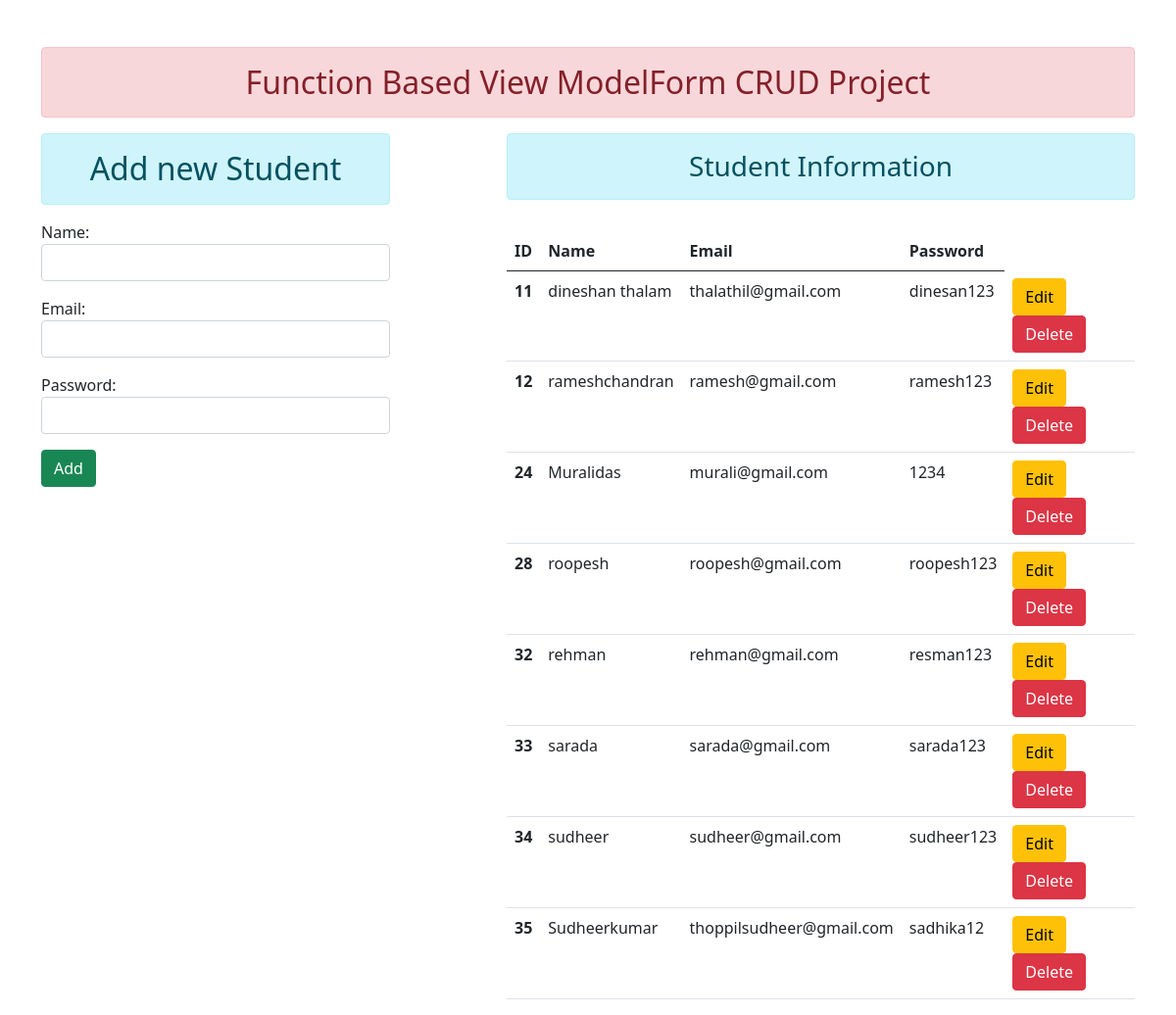
The page / on the database its author committed.
### enroll/models.py (models this page shows)
class User(models.Model):
    name = models.CharField(max_length=70)
    email = models.EmailField(max_length=100)
    password = models.CharField(max_length=100)

### enroll/views.py (the view)
# urls.py: path('',views.add_show,name="addandshow"),
def add_show(request):
    if request.method == 'POST':
        fm = StudentRegistration(request.POST)
        if fm.is_valid():
            fm.save()
            fm = StudentRegistration()
    else:
        fm = StudentRegistration()
    stud = User.objects.all()
    return render(request, 'enroll/addandshow.html',{'form':fm,'stu':stud})

### enroll/forms.py
class StudentRegistration(forms.ModelForm):
    class Meta:
        model = User
        fields =['name', 'email','password']
        widgets ={
            'name':forms.TextInput(attrs={'class':'form-control'}),
            'email':forms.EmailInput(attrs={'class':'form-control'}),
            'password':forms.PasswordInput(render_value=True,attrs={'class':'form-control'}),
        }

### enroll/templates/enroll/addandshow.html (shortened to what this page needs)
{% extends 'enroll/base.html' %}
{% block content %}
<div class="row">
  <div class="col-sm-4">
    <h2 class="text-center alert alert-info">Add new Student</h2>
    <form action="" method="POST">
      {{form.as_p}}
      <input type="submit" class="btn btn-success" value="Add">
    </form>
  </div>
  <div class="col-sm-7 offset-1">
    <H3 class="text-center alert alert-info">Student Information</H3>
    {% if stu %}
    <table class="table table-hover">
      <table class="table table-hover">
        <thead>
          <tr>
            <th scope="col">ID</th>
            <th scope="col">Name</th>
            <th scope="col">Email</th>
            <th scope="col">Password</th>
          </tr>
        </thead>
        <tbody>
          {% for st in stu %}
          <tr>
            <th scope="row">{{st.id}}</th>
            <td>{{st.name}}</td>
            <td>{{st.email}}</td>
            <td>{{st.password}}</td>
            <td>
            <form action="{% url 'update_data' st.id %}" method="POST" class="d-inline">
              <input type="submit" class="btn btn-warning" value="Edit">
            </form>
            <form action="{% url 'delete_data' st.id %}" method ="POST" class ="d-inline">
              <input type="submit" class="btn btn-danger" value="Delete">
            </form>
            </td>
          </tr>
          {% endfor %}
        </tbody>
      </table>
    </table>
    {% else %}
    <h4 class="text-center alert alert-warning">No Records</h4>
    {% endif %}
  </div>
</div>
{% endblock content %}

### enroll/templates/enroll/base.html (shortened to what this page needs)
<!DOCTYPE html>
{% load static %}
<html lang="en">
<head>
    <link rel="stylesheet" href="{% static 'enroll/css/bootstrap.css' %}">
</head>
<body>
    <div class="container mt-5">
        <h2 class="text-center alert alert-danger">Function Based View ModelForm CRUD Project</h2>
        {% block content %}
        {% endblock content %}
    </div>
</body>
</html>

### rows shown on the page
User: id "11", name "dineshan thalam", email "thalathil@gmail.com", password "dinesan123"
User: id "12", name "rameshchandran", email "ramesh@gmail.com", password "ramesh123"
User: id "24", name "Muralidas", email "murali@gmail.com", password "1234"
User: id "28", name "roopesh", email "roopesh@gmail.com", password "roopesh123"
User: id "32", name "rehman", email "rehman@gmail.com", password "resman123"
User: id "33", name "sarada", email "sarada@gmail.com", password "sarada123"
User: id "34", name "sudheer", email "sudheer@gmail.com", password "sudheer123"
User: id "35", name "Sudheerkumar", email "thoppilsudheer@gmail.com", password "sadhika12"
